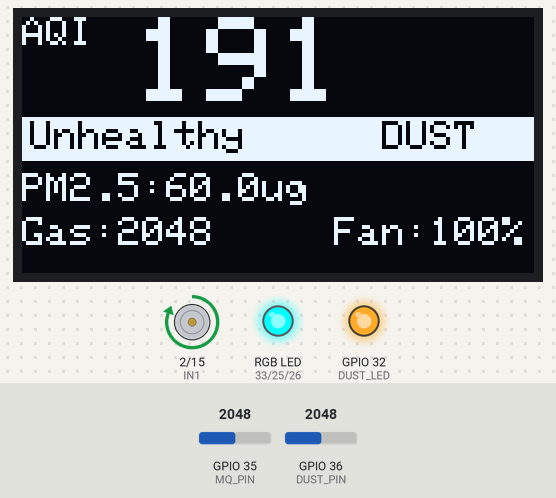
Bench run of a sketch on a simulated ESP32. On the bench: 128×64 one-colour display, motor-driver pin pairs drawn as motors (green arrow = first pin HIGH = forward, orange = second pin HIGH = backward, longer = more drive, scaled by the enable pin), an RGB LED mixed from three pins (HIGH = lit), output pins drawn as LEDs (lit = HIGH). Inputs (shaded band) come from the test bench; at power-on: GPIO 36 (DUST_PIN) = 2048, GPIO 35 (MQ_PIN) = 2048. Dim RGB values are drawn brighter than linear; what the sketch prints to the serial monitor is not drawn.

Above: at 5.0 s.
5.1 s: GPIO 36 (DUST_PIN) set to 2777
At 6.6 s:
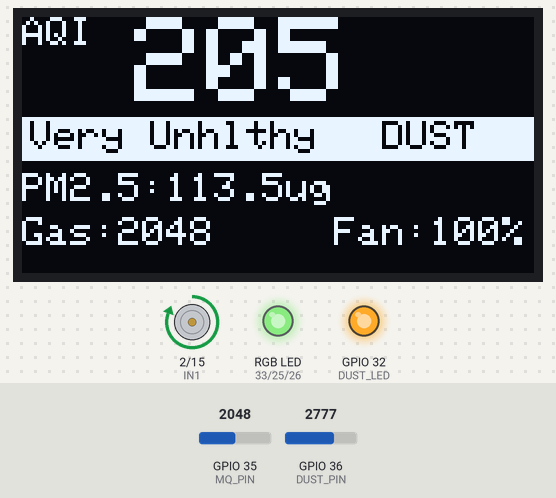
9.2 s: GPIO 36 (DUST_PIN) set to 2862
At 10.9 s:
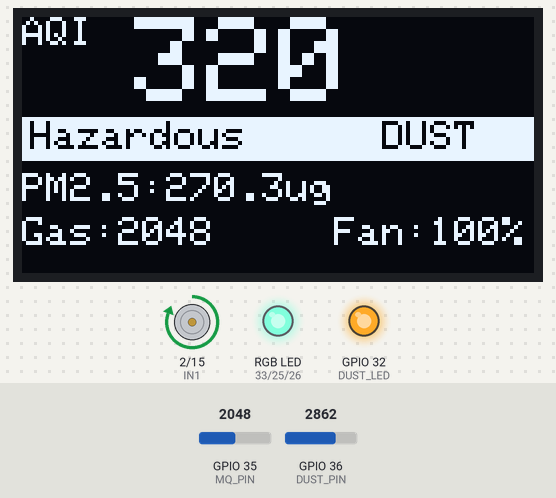
13.3 s: GPIO 36 (DUST_PIN) set to 3980
At 15.0 s:
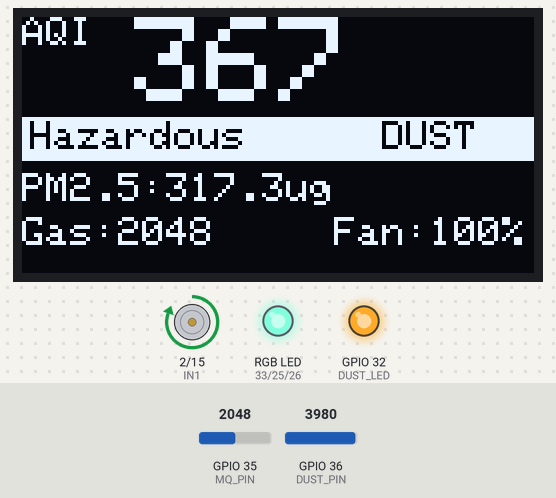
16.7 s: GPIO 36 (DUST_PIN) set to 4095
At 17.7 s:
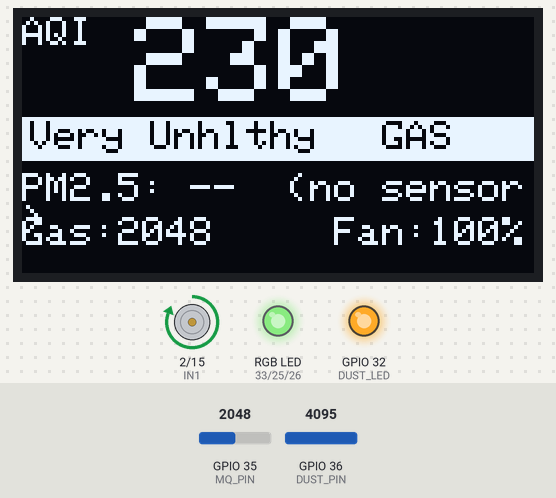
18.8 s: GPIO 35 (MQ_PIN) set to 1953
At 20.6 s:
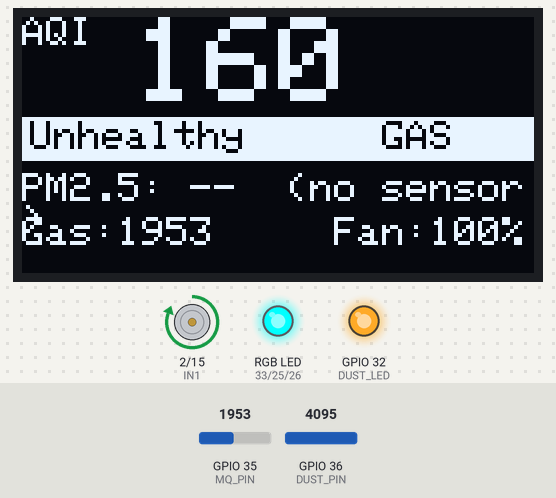
20.9 s: GPIO 35 (MQ_PIN) set to 1460
At 22.4 s:
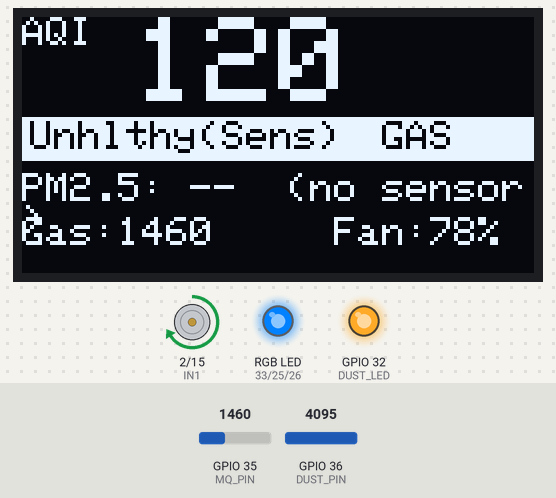
Timing chart, 0 to 23.9 s (numbered marks = the images above; inputs shaded):
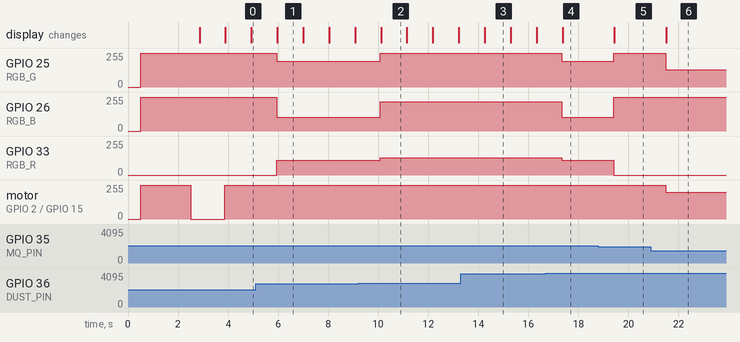

Measured:
- the behaviour switches between 2826 and 2827 on GPIO 36 (DUST_PIN) (found by bisection; images 1 and 2)
- the behaviour switches between 4050 and 4051 on GPIO 36 (DUST_PIN) (found by bisection; images 3 and 4)
- the behaviour switches between 2000 and 1999 on GPIO 35 (MQ_PIN) (found by bisection; images 4 and 5)
- after the input at 5.1 s, GPIO 25 (RGB_G): 255/255 → 192/255 after 0.84 s instead of 1.9 s; GPIO 26 (RGB_B): 255/255 → 104/255 after 0.84 s instead of 1.9 s; GPIO 33 (RGB_R): 0/255 → 112/255 after 0.84 s instead of 1.9 s
- after the input at 9.2 s, the display: changes after 0.91 s (image 2)
- after the input at 13.3 s, the display: changes after 0.96 s (image 3)
- after the input at 16.7 s, GPIO 25 (RGB_G): 255/255 → 192/255 after 0.64 s; GPIO 26 (RGB_B): 220/255 → 104/255 after 0.64 s; GPIO 33 (RGB_R): 129/255 → 112/255 after 0.64 s; the display: changes after 0.67 s (image 4)
- after the input at 18.8 s, GPIO 25 (RGB_G): 192/255 → 255/255 after 0.62 s; GPIO 26 (RGB_B): 104/255 → 255/255 after 0.62 s; GPIO 33 (RGB_R): 112/255 → 0/255 after 0.62 s; the display: changes after 0.64 s (image 5)
- after the input at 20.9 s, GPIO 25 (RGB_G): 255/255 → 129/255 after 0.59 s; motor on GPIO 2 (IN1) / GPIO 15 (IN2): forward 255/255 → forward 199/255 after 0.59 s; the display: changes after 0.61 s (image 6)

The sketch:

main.ino
```cpp
#include <Wire.h>
#include <Adafruit_GFX.h>
#include <Adafruit_SSD1306.h>

#define SCREEN_WIDTH 128
#define SCREEN_HEIGHT 64
Adafruit_SSD1306 display(SCREEN_WIDTH, SCREEN_HEIGHT, &Wire, -1);

// ── Pins ──────────────────────────────────────────────
#define DUST_PIN     36
#define DUST_LED     32
#define MQ_PIN       35
#define IN1          2
#define IN2          15
#define ENA          23
#define RGB_R        33
#define RGB_G        25
#define RGB_B        26

#define PWM_FREQ     1000
#define PWM_RES      8

// ── AQI breakpoints ───────────────────────────────────
struct AQIBreakpoint {
  float pmLow, pmHigh;
  int   aqiLow, aqiHigh;
  const char* label;
};
const AQIBreakpoint BP[] = {
  {  0.0,  12.0,   0,  50, "Good"          },
  { 12.1,  35.4,  51, 100, "Moderate"      },
  { 35.5,  55.4, 101, 150, "Unhlthy(Sens)" },
  { 55.5, 150.4, 151, 200, "Unhealthy"     },
  {150.5, 250.4, 201, 300, "Very Unhlthy"  },
  {250.5, 350.4, 301, 400, "Hazardous"     },
  {350.5, 500.4, 401, 500, "Hazardous+"    }
};
const int BP_COUNT = 7;

// ── MQ135 → approximate AQI mapping ──────────────────
// Raw ADC 0-4095 from MQ135 mapped to AQI range
// These thresholds are based on common MQ135 behavior at 3.3V
int mq135ToAQI(int raw) {
  if (raw < 500)  return 20;   // very clean
  if (raw < 800)  return 45;   // good
  if (raw < 1100) return 75;   // moderate
  if (raw < 1500) return 120;  // unhealthy sensitive
  if (raw < 2000) return 160;  // unhealthy
  if (raw < 2800) return 230;  // very unhealthy
  return 320;                  // hazardous
}

int fanSpeedForAQI(int aqi) {
  if (aqi <= 50)  return  50;
  if (aqi <= 100) return 130;
  if (aqi <= 150) return 200;
  return 255;
}

void setRGB(int r, int g, int b) {
  analogWrite(RGB_R, 255 - r);
  analogWrite(RGB_G, 255 - g);
  analogWrite(RGB_B, 255 - b);
}
void rgbForAQI(int aqi) {
  if      (aqi <= 50)  setRGB(0,   228, 0  );
  else if (aqi <= 100) setRGB(255, 255, 0  );
  else if (aqi <= 150) setRGB(255, 126, 0  );
  else if (aqi <= 200) setRGB(255, 0,   0  );
  else if (aqi <= 300) setRGB(143, 63,  151);
  else                 setRGB(126, 0,   35 );
}

int calcAQI(float pm25) {
  if (pm25 < 0)     pm25 = 0;
  if (pm25 > 500.4) pm25 = 500.4;
  for (int i = 0; i < BP_COUNT; i++) {
    if (pm25 >= BP[i].pmLow && pm25 <= BP[i].pmHigh) {
      float aqi = ((float)(BP[i].aqiHigh - BP[i].aqiLow) /
                   (BP[i].pmHigh - BP[i].pmLow)) *
                  (pm25 - BP[i].pmLow) + BP[i].aqiLow;
      return (int)aqi;
    }
  }
  return 500;
}

int aqiCategory(int aqi) {
  if (aqi <= 50)  return 0;
  if (aqi <= 100) return 1;
  if (aqi <= 150) return 2;
  if (aqi <= 200) return 3;
  if (aqi <= 300) return 4;
  return 5;
}

// ── Dust sensor GP2Y1010AU0F ──────────────────────────
// Returns PM2.5 in ug/m3, or -1 if sensor not connected
float readDust() {
  digitalWrite(DUST_LED, LOW);          // turn IR LED ON
  delayMicroseconds(280);               // wait 280us before reading
  int raw = analogRead(DUST_PIN);
  delayMicroseconds(40);
  digitalWrite(DUST_LED, HIGH);         // turn IR LED OFF
  delayMicroseconds(9680);              // rest of 10ms cycle

  // Detect floating/disconnected sensor
  // A floating GPIO36 reads near 0 or near 4095 randomly
  if (raw < 50 || raw > 4050) return -1;

  float voltage = raw * (3.3f / 4095.0f);

  // GP2Y1010 formula: output 0.9V clean air, ~3.4V at 500ug/m3
  // Sensitivity: 0.5V per 0.1mg/m3
  float pm25 = (voltage - 0.9f) / 0.005f;  // more accurate formula
  return (pm25 < 0) ? 0 : pm25;
}

// ── Smoothing ─────────────────────────────────────────
#define SMOOTH_N 5
float dustBuf[SMOOTH_N] = {0};
int   gasBuf[SMOOTH_N]  = {0};
int   bufIdx = 0;

float smoothDust(float v) {
  // Don't add bad readings to buffer
  if (v < 0) {
    float s = 0;
    for (int i = 0; i < SMOOTH_N; i++) s += dustBuf[i];
    return s / SMOOTH_N;
  }
  dustBuf[bufIdx] = v;
  float s = 0;
  for (int i = 0; i < SMOOTH_N; i++) s += dustBuf[i];
  return s / SMOOTH_N;
}
float smoothGas(int v) {
  gasBuf[bufIdx] = v;
  float s = 0;
  for (int i = 0; i < SMOOTH_N; i++) s += gasBuf[i];
  return s / SMOOTH_N;
}

// ── OLED ──────────────────────────────────────────────
void drawDisplay(int aqi, float pm25, int gasRaw, int fanPWM, bool dustOK) {
  int cat = aqiCategory(aqi);
  display.clearDisplay();

  // ── Big AQI number ────────────────────────────────
  display.setTextSize(1);
  display.setTextColor(SSD1306_WHITE);
  display.setCursor(0, 0);
  display.print("AQI");

  display.setTextSize(3);
  display.setCursor(28, 0);
  display.print(aqi);

  // ── Category label bar ───────────────────────────
  display.setTextSize(1);
  display.fillRect(0, 25, 128, 11, SSD1306_WHITE);
  display.setTextColor(SSD1306_BLACK);
  display.setCursor(2, 26);
  display.print(BP[cat].label);
  // Show source of AQI on right side of bar
  display.setCursor(90, 26);
  display.print(dustOK ? "DUST" : "GAS");
  display.setTextColor(SSD1306_WHITE);

  // ── PM2.5 row ────────────────────────────────────
  display.setCursor(0, 39);
  if (dustOK) {
    display.print("PM2.5:");
    display.print(pm25, 1);
    display.print("ug");
  } else {
    display.print("PM2.5: --  (no sensor)");
  }

  // ── Gas + Fan row ────────────────────────────────
  display.setCursor(0, 50);
  display.print("Gas:");
  display.print(gasRaw);

  display.setCursor(78, 50);
  display.print("Fan:");
  display.print((int)((fanPWM / 255.0f) * 100));
  display.print("%");

  display.display();
}

// ── Setup ─────────────────────────────────────────────
void setup() {
  Serial.begin(115200);
  delay(500);
  Serial.println("\n=============================");
  Serial.println("  Smart Air Purifier BOOT");
  Serial.println("=============================");

  pinMode(DUST_LED, OUTPUT);
  digitalWrite(DUST_LED, HIGH);

  pinMode(IN1, OUTPUT);
  pinMode(IN2, OUTPUT);
  digitalWrite(IN1, HIGH);
  digitalWrite(IN2, LOW);

  pinMode(RGB_R, OUTPUT);
  pinMode(RGB_G, OUTPUT);
  pinMode(RGB_B, OUTPUT);

  ledcAttach(ENA, PWM_FREQ, PWM_RES);

  // Fan test at boot
  Serial.println("TEST: Fan 100% for 2s...");
  ledcWrite(ENA, 255);
  setRGB(255, 0, 0);
  delay(2000);
  ledcWrite(ENA, 0);
  Serial.println("TEST: Fan OFF");
  delay(300);

  if (!display.begin(SSD1306_SWITCHCAPVCC, 0x3C)) {
    Serial.println(F("OLED FAILED"));
    while (1);
  }
  display.clearDisplay();
  display.setTextSize(1);
  display.setTextColor(SSD1306_WHITE);
  display.setCursor(10, 20);
  display.print("Air Purifier v1");
  display.setCursor(10, 35);
  display.print("Starting...");
  display.display();
  delay(1000);
  Serial.println("Boot complete.\n");
}

// ── Loop ──────────────────────────────────────────────
void loop() {
  float rawDust = readDust();          // -1 if sensor bad
  int   rawGas  = analogRead(MQ_PIN);

  bool dustSensorOK = (rawDust >= 0);

  float pm25 = smoothDust(rawDust);
  smoothGas(rawGas);
  bufIdx = (bufIdx + 1) % SMOOTH_N;

  int aqi;

  if (dustSensorOK && pm25 > 0) {
    // ── Dust sensor working: use EPA PM2.5 → AQI ──────
    aqi = calcAQI(pm25);
    // Still boost from gas if very high
    int gasAQI = mq135ToAQI(rawGas);
    if (gasAQI > aqi) aqi = (aqi + gasAQI) / 2;  // blend
  } else {
    // ── Dust sensor not connected: use MQ135 only ─────
    aqi = mq135ToAQI(rawGas);
  }

  int fanPWM = fanSpeedForAQI(aqi);

  if (fanPWM > 0) {
    digitalWrite(IN1, HIGH);
    digitalWrite(IN2, LOW);
  } else {
    digitalWrite(IN1, LOW);
    digitalWrite(IN2, LOW);
  }
  ledcWrite(ENA, fanPWM);

  rgbForAQI(aqi);
  drawDisplay(aqi, pm25, rawGas, fanPWM, dustSensorOK);

  Serial.printf("DustRAW:%.1f PM2.5:%.1f | Gas:%d | AQI:%d [%s] | Fan:%d%%\n",
    rawDust, pm25, rawGas, aqi,
    dustSensorOK ? "DUST+GAS" : "GAS ONLY",
    (int)((fanPWM / 255.0f) * 100));

  delay(1000);
}
```
